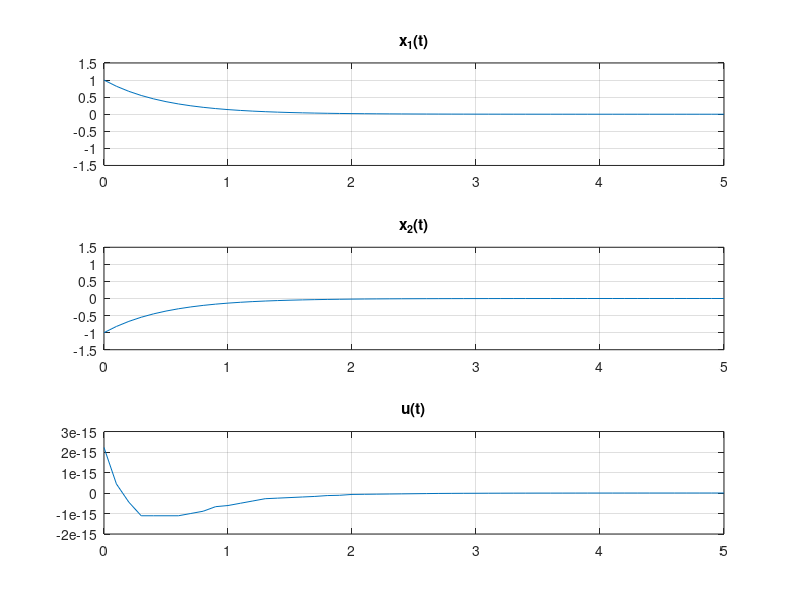

The MATLAB script that drew this image:
%%%%%%%%%%%%%%%%%%%%%%%%%%%%%%%%%%%%%%%%%%
%              RT2 Assistenz
%             Nicolas Lanzetti
%               21.04.2016
%%%%%%%%%%%%%%%%%%%%%%%%%%%%%%%%%%%%%%%%%%

close all
clear all
clc

% System 
A = [1 3; 4 2];
B = [1; 2];
C = eye(2);
D = 0;

% Choose Q and R
Q = 10*[1 0; 0 1];
R = 10;

% Compute LQR
K = lqr(A,B,Q,R);

% Declare closed loop system
sys = ss(A-B*K,B,C,D);

% Simulation
t = 0:0.1:5;
r = zeros(size(t));
x = lsim(sys,r,t,[1 -1])';
u = -K*x;

% Plot
figure(1)
ax(1) = subplot(3,1,1);
plot(t,x(1,:))
grid on
ylim([-1.5,1.5])
title('x_1(t)')
ax(2) = subplot(3,1,2);
plot(t,x(2,:))
grid on
ylim([-1.5,1.5])
title('x_2(t)')
ax(3) = subplot(3,1,3);
plot(t,u)
grid on
title('u(t)')

linkaxes(ax,'x')